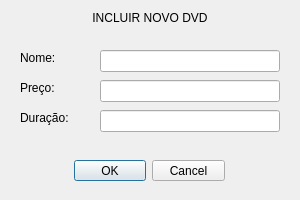
<?xml version="1.0" encoding="UTF-8"?>
<ui version="4.0">
 <class>IncluirDVD</class>
 <widget class="QDialog" name="IncluirDVD">
  <property name="geometry">
   <rect>
    <x>0</x>
    <y>0</y>
    <width>300</width>
    <height>200</height>
   </rect>
  </property>
  <property name="windowTitle">
   <string>Dialog</string>
  </property>
  <widget class="QDialogButtonBox" name="buttonBox">
   <property name="geometry">
    <rect>
     <x>74</x>
     <y>160</y>
     <width>151</width>
     <height>21</height>
    </rect>
   </property>
   <property name="orientation">
    <enum>Qt::Horizontal</enum>
   </property>
   <property name="standardButtons">
    <set>QDialogButtonBox::Cancel|QDialogButtonBox::Ok</set>
   </property>
  </widget>
  <widget class="QLabel" name="label">
   <property name="geometry">
    <rect>
     <x>0</x>
     <y>10</y>
     <width>300</width>
     <height>16</height>
    </rect>
   </property>
   <property name="text">
    <string>INCLUIR NOVO DVD</string>
   </property>
   <property name="alignment">
    <set>Qt::AlignCenter</set>
   </property>
  </widget>
  <widget class="QLabel" name="label_nome">
   <property name="geometry">
    <rect>
     <x>20</x>
     <y>50</y>
     <width>49</width>
     <height>16</height>
    </rect>
   </property>
   <property name="text">
    <string>Nome:</string>
   </property>
  </widget>
  <widget class="QLabel" name="label_preco">
   <property name="geometry">
    <rect>
     <x>20</x>
     <y>80</y>
     <width>49</width>
     <height>16</height>
    </rect>
   </property>
   <property name="text">
    <string>Preço:</string>
   </property>
  </widget>
  <widget class="QLabel" name="label_duracao">
   <property name="geometry">
    <rect>
     <x>20</x>
     <y>110</y>
     <width>81</width>
     <height>16</height>
    </rect>
   </property>
   <property name="text">
    <string>Duração:</string>
   </property>
  </widget>
  <widget class="QLineEdit" name="lineEdit_nome">
   <property name="geometry">
    <rect>
     <x>100</x>
     <y>50</y>
     <width>180</width>
     <height>22</height>
    </rect>
   </property>
  </widget>
  <widget class="QLineEdit" name="lineEdit_preco">
   <property name="geometry">
    <rect>
     <x>100</x>
     <y>80</y>
     <width>180</width>
     <height>22</height>
    </rect>
   </property>
  </widget>
  <widget class="QLineEdit" name="lineEdit_duracao">
   <property name="geometry">
    <rect>
     <x>100</x>
     <y>110</y>
     <width>180</width>
     <height>22</height>
    </rect>
   </property>
  </widget>
 </widget>
 <resources/>
 <connections>
  <connection>
   <sender>buttonBox</sender>
   <signal>accepted()</signal>
   <receiver>IncluirDVD</receiver>
   <slot>accept()</slot>
   <hints>
    <hint type="sourcelabel">
     <x>248</x>
     <y>254</y>
    </hint>
    <hint type="destinationlabel">
     <x>157</x>
     <y>274</y>
    </hint>
   </hints>
  </connection>
  <connection>
   <sender>buttonBox</sender>
   <signal>rejected()</signal>
   <receiver>IncluirDVD</receiver>
   <slot>reject()</slot>
   <hints>
    <hint type="sourcelabel">
     <x>316</x>
     <y>260</y>
    </hint>
    <hint type="destinationlabel">
     <x>286</x>
     <y>274</y>
    </hint>
   </hints>
  </connection>
 </connections>
</ui>
